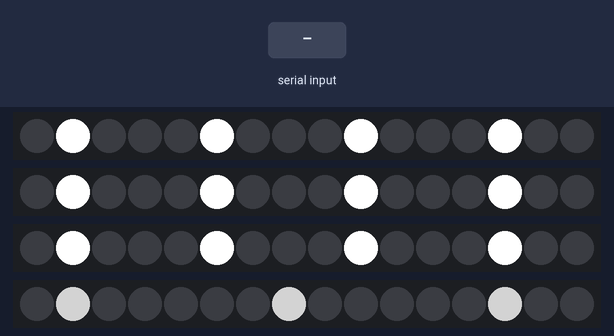
This sketch was run on a simulated Arduino Mega 2560, built with avr-gcc and run on an emulated ATmega2560. Shown: 4 × 16 RGB LEDs in strip order, left to right. Inputs (shaded band) come from the test bench. Dim RGB values are drawn brighter than linear; the strip is taken to match the declared colour order.

Above: at 1.27 s.
1.3 s: "k" received over the second serial link
At 2.3 s:
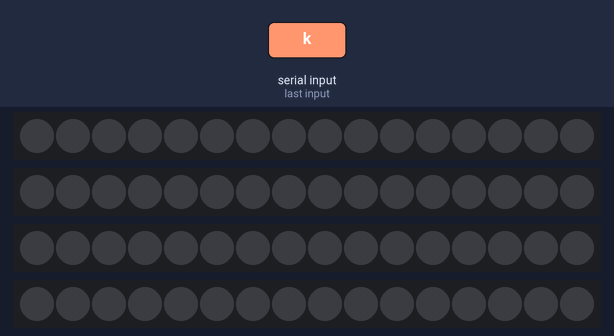
2.8 s: "R" received over the second serial link
At 2.97 s:
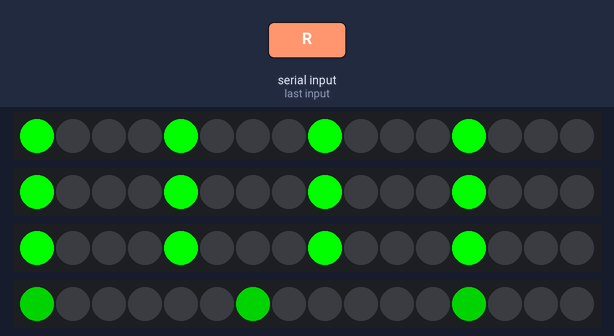
5.2 s: "g" received over the second serial link
At 5.45 s:
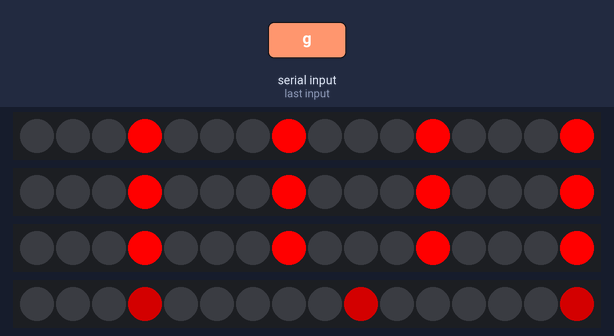
7.7 s: "b" received over the second serial link
At 8.16 s:
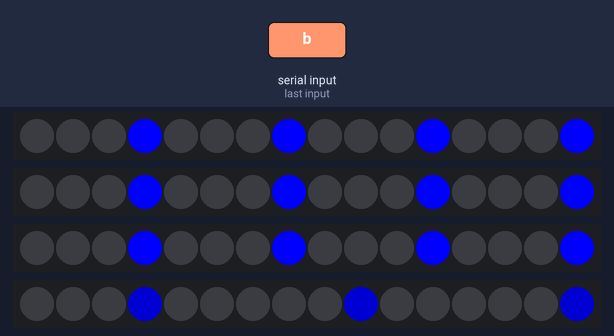
10.4 s: "c" received over the second serial link
At 10.57 s:
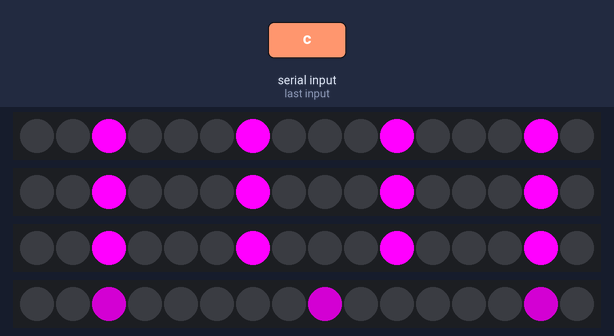
12.8 s: "m" received over the second serial link
At 12.98 s:
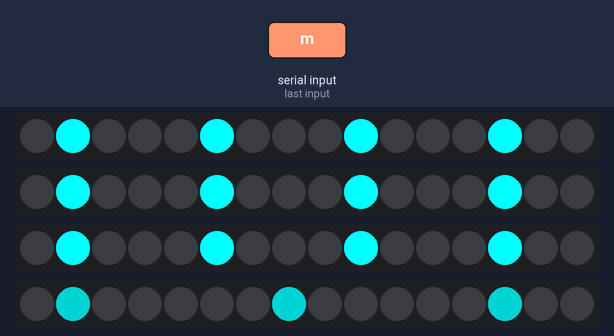
Timing chart, 0 to 15.8 s (numbered marks = the images above; inputs shaded):
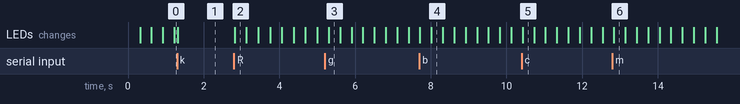

The sketch:

lights.ino
```cpp
#include <Adafruit_NeoPixel.h>
#ifdef __AVR__
#include <avr/power.h> // Required for 16 MHz Adafruit Trinket
#endif
Adafruit_NeoPixel strip1(16, 10, NEO_RGB + NEO_KHZ800);
Adafruit_NeoPixel strip2(16, 11, NEO_RGB + NEO_KHZ800);
Adafruit_NeoPixel strip3(16, 9, NEO_RGB + NEO_KHZ800);
Adafruit_NeoPixel strip4(16, 3, NEO_RGB + NEO_KHZ800);
float NO = 0;
float R = 255;
float G = 255;
float B = 255;
float hue = 0;

float fract(float x) { return x - int(x); }

float mix(float a, float b, float t) { return a + (b - a) * t; }

float step(float e, float x) { return x < e ? 0.0 : 1.0; }

float *hsv2rgb(float h, float s, float b, float *rgb) {
    rgb[0] = b * mix(1.0, constrain(fabs(fract(h + 1.0) * 6.0 - 3.0) - 1.0, 0.0, 1.0), s);
    rgb[1] = b * mix(1.0, constrain(fabs(fract(h + 0.6666666) * 6.0 - 3.0) - 1.0, 0.0, 1.0), s);
    rgb[2] = b * mix(1.0, constrain(fabs(fract(h + 0.3333333) * 6.0 - 3.0) - 1.0, 0.0, 1.0), s);
    return rgb;
}

void setup() {
    Serial1.begin(9600);
    strip1.begin();
    strip2.begin();
    strip3.begin();
    strip4.begin();
}
bool rainbow = false;
void loop() {
    // strip1.setPixelColor(random(0,16-1), strip1.Color(random(0,25)*10,
    // random(0,25)*10, random(0,25)*10));

    if (Serial1.available() > 0) {
        char c = Serial1.read();
        if (c == 'R') {
            rainbow = true;
        } else {
            if (c == 'r') {
                R = 255;
                G = 0;
                B = 0;
            }
            if (c == 'g') {
                R = 0;
                G = 255;
                B = 0;
            }
            if (c == 'b') {
                R = 0;
                G = 0;
                B = 255;
            }
            if (c == 'w') {
                R = 255;
                G = 255;
                B = 255;
            }
            if (c == 'c') {
                R = 0;
                G = 255;
                B = 255;
            }
            if (c == 'y') {
                R = 255;
                G = 150;
                B = 0;
            }
            if (c == 'm') {
                R = 255;
                G = 0;
                B = 255;
            }
            if (c == 'k') {
                R = 0;
                G = 0;
                B = 0;
            }
            rainbow = false;
        }
    }
    if (rainbow) {
        hue += 0.001;
        if (hue >= 1) {
            hue = 0;
        }
        Serial.println(hue);
        float rgb[3];
        hsv2rgb(hue, 1.0, 1.0, rgb);
        R = rgb[0] * 255;
        G = rgb[1] * 255;
        B = rgb[2] * 255;
    }

    strip1.clear();
    strip2.clear();
    strip3.clear();
    strip4.clear();
    for (int i = 0; i <= 4; i += 1) {
        strip1.setPixelColor(i * 4 + int(NO), strip1.Color(G, R, B));
        strip1.show(); // Send the updated pixel colors to the hardware.
        strip2.setPixelColor(i * 4 + int(NO), strip2.Color(G, R, B));
        strip2.show(); // Send the updated pixel colors to the hardware.
        strip3.setPixelColor(i * 4 + int(NO), strip3.Color(G, R, B));
        strip3.show();
        strip4.setPixelColor(i * 6 + int(NO),
                             strip4.Color(G / 2, R / 2, B / 2));
        strip4.show();
    }
    NO += 0.1;
    if (int(NO) == 4) {
        NO = 0;
    }
    delay(5);
}
```

Measured:
- after the input at 1.3 s, the LEDs: change at once (image 1)
- after the input at 2.8 s, the LEDs: change at once (image 2)
- after the input at 5.2 s, the LEDs: change after 0.10 s (image 3)
- after the input at 7.7 s, the LEDs: first differ from a run without the input after 0.32 s (image 4)
- after the input at 10.4 s, the LEDs: change at once (image 5)
- after the input at 12.8 s, the LEDs: change at once (image 6)
